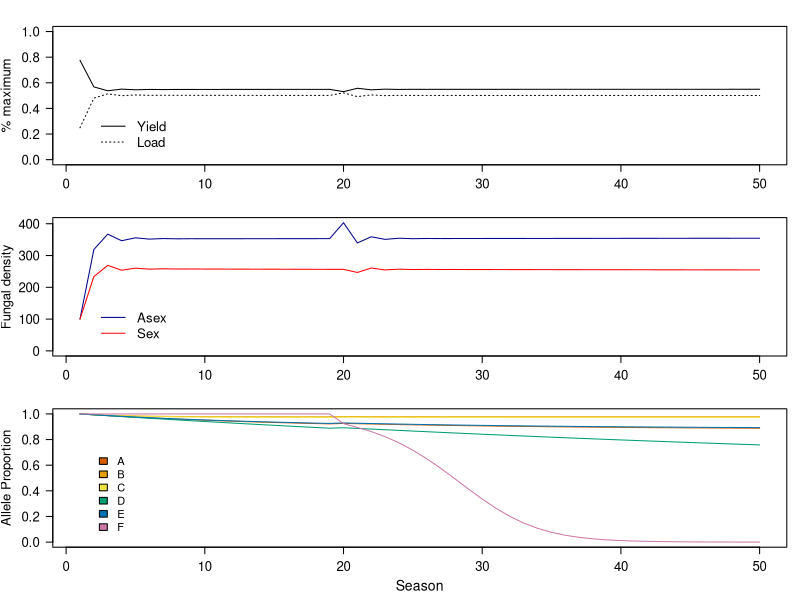
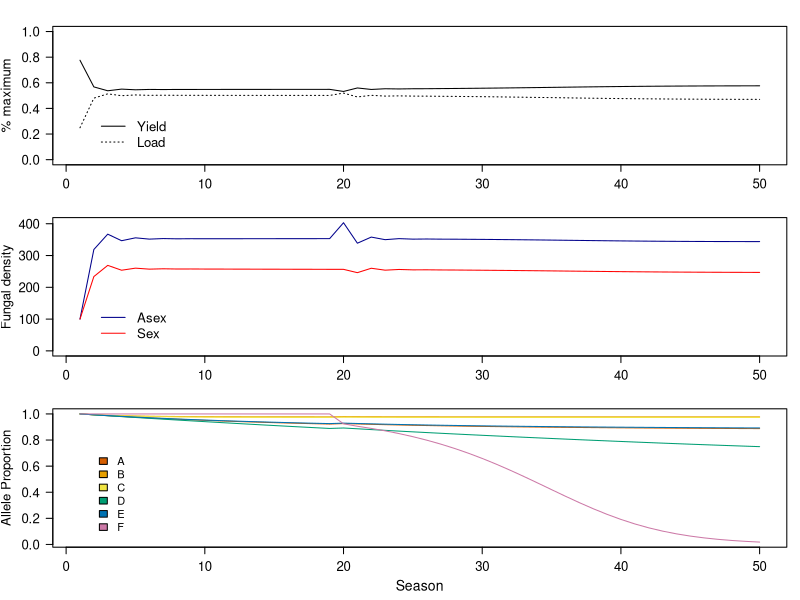
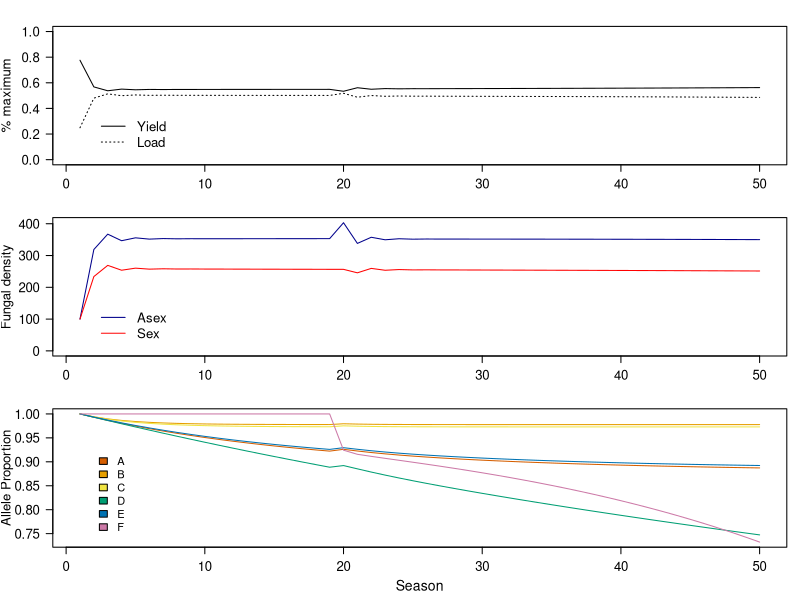
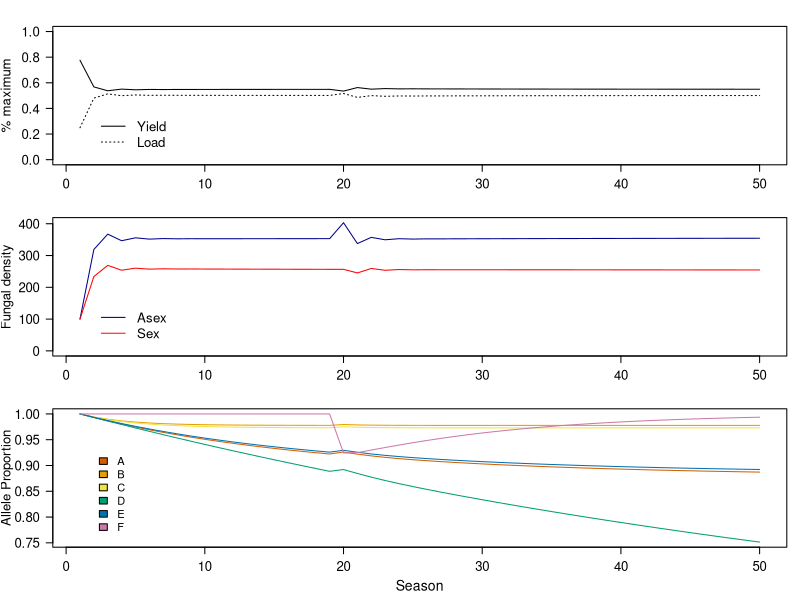
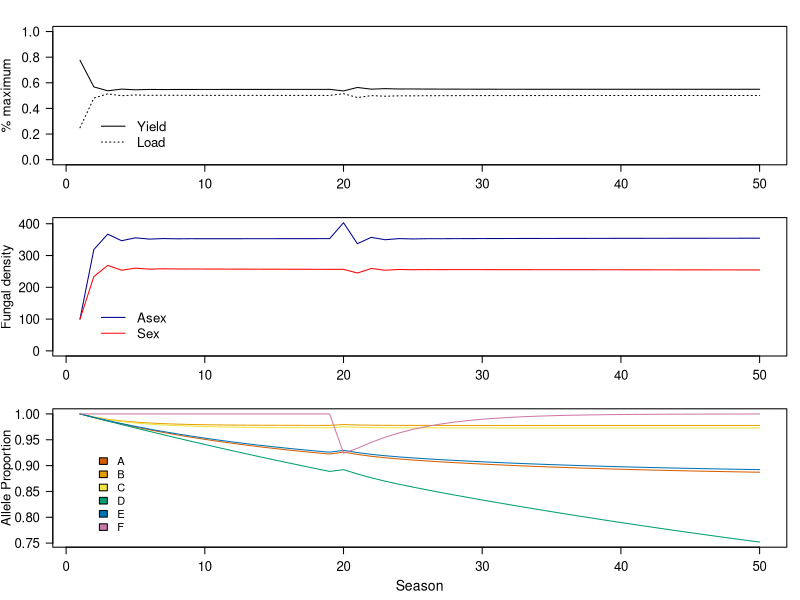
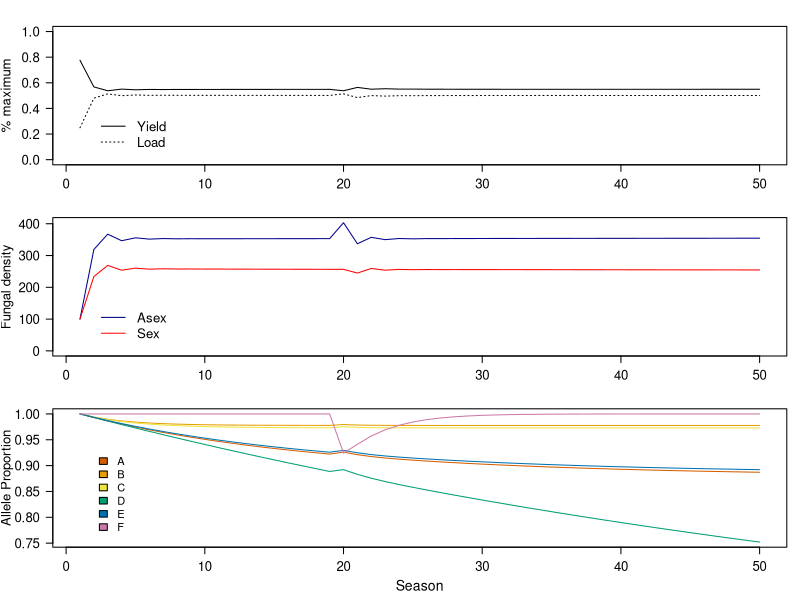
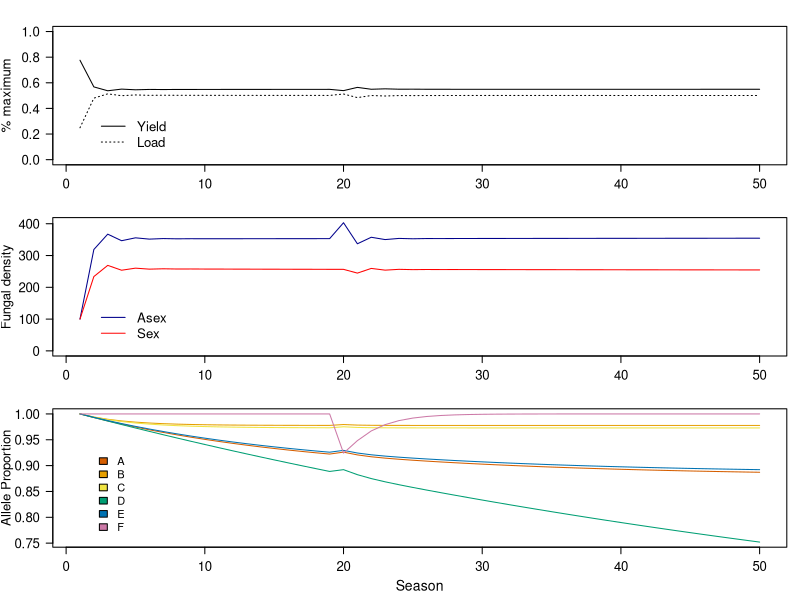
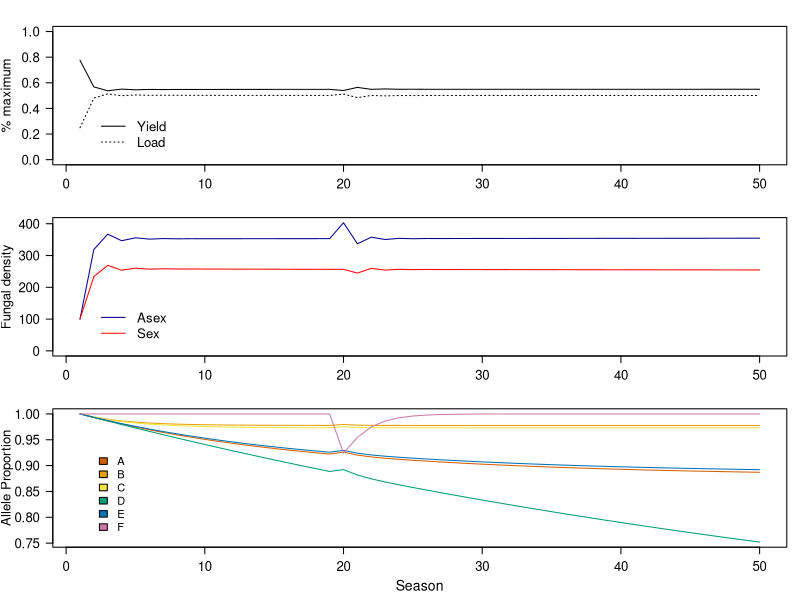

Recreate these plots in R, in order. (Note: this script raises an error after producing the figures.)
##A model of a fungal plant pathogen on a plant crop in a single field
##We will model uninfected (S), infected (I) plants using S and I to match SI model for epidemiology

##Code to run simulations in Garner, Alkemade and Barraclough 2026 'Evaluating the potential to control fungal plant pathogens using gene drive technology'

library(stringr)
library(fBasics)
library(data.table)

##------------------------------------------------------------------------------------------------------------
##Scenario
	scenario<-1

##matrix to store results in
	grand.res<-NULL

	params<-1:99
	yield_params<-matrix(NA,nrow=length(params),ncol=50)
	
	param_effect<-rep(seq(0,0.2,length.out=11),9)
	        
	param_sex<-c(rep(0.4,33),rep(0.9,66))
	param_sexresist<-c(rep(0.05,66),rep(0.85,33))
	param_selfish<-rep(rep(c(10,20,100),each=11),3)
	
for (param in params) {	

##1) Define parameter values 

##Total time to run the simulation
	nseasons<-50
##Maximum number of asexual generations completed on the crop plant each season
	ngens<-5
##Mutation Rate
	mut=c(mut_A=0.001,mut_B=0.001,mut_C=0.001,mut_D=0.001,mut_E=0.001,mut_F=0.00)
##Proportionate yield of infected plants
	Inf_Yield<-0.1
##Toggle whether to additionally plot the within-season dynamics for the final season - by default plots seasons
	plot.within.season<-FALSE

##Wild-type (ABCDEF) parameter values for asexual stages
	##A) Fecundity (Number of Offspring) in soil/debris in spring
	##B) Infection of plants
	##C) Growth on plants
	##D) Proportion of Sex Offspring at end of season
	##E) Winter Survival
	##F) Gene Drive locus

	wt.params<-c(Fecundity=1.3,Infection=0.9,Growth=1.5, Pro_sex=param_sex[param], Survival=0.9,Blank=1)
	wt.alleles<-c("A","B","C","D","E","F")

##Effects of antifungal control on parameter values = selection coefficient of WT in fungicide environment
	control_effect<-c(control_effect_A=0.2,control_effect_B=0.2,control_effect_C=0.2,control_effect_D=0.2,control_effect_E=0.2,control_effect_F=0.2)
##Efficacy of resistance, i.e. how close does resistance get proportionately to restoring original parameter value
	efficacy_resistance<-c(efficacy_resistance_A=0.01,efficacy_resistance_B=0.01,efficacy_resistance_C=0.01,efficacy_resistance_D=0.01,efficacy_resistance_E=0.01,efficacy_resistance_F=0.01) 
##Cost of resistance = selection coefficient of resistant allele in wildtype environment without fungicide
	cost_resistance<-c(cost_resistance_A=0.05,cost_resistance_B=0.05,cost_resistance_C=0.05,cost_resistance_D=param_sexresist[param],cost_resistance_E=0.05,cost_resistance_F=0.05) 
	
	my.model<-5
	
##Gene drive parameters - TIM ADDED INOCULUM SIZE OF GENE DRIVE SPORES
		gene_drive.params<- c(Lethality = 0.0 ,Selfishness = 20, Fecundity_Inhibition = 0.2, Infection_Inhibition = param_effect[param], Growth_Inhibition = 0.2, Sex_Inhibition = 0.2, Survival_Inhibition=0.2, Inoculum = 50)
   	
    ##NB Compare with Burt 2003, epsilon = Selfishness/(Selfishness+1), and Selfishness = epsilon/(1-epsilon)
	##Where epsilon is probability of F converted to f in Homing Endonuclease Gene
	##Selfishness = 9 equates to epsilon = 0.9, default used in Burt paper (10 = 0.91)
	##Selfishness = 20 equates to epsilon = 0.952381. (19 = epsilon 0.95)
	##Selfishness = 99 (or 100 rounding) equates to epsilon =0.99, cited as realistic high value in yeast in Burt


##Assigns when the prescribed control measure is applied
	gene_drive<-array(FALSE,dim=c(nseasons,1))
	fungicide<-array(1,dim=c(nseasons,ngens,5))	

##The set of possible models to consider
	model.choices<-c("No_control","One_Fungi_20","Two_Fungi_Simult","Two_Fungi_Alt","HaploidGeneDrive","DiploidGeneDrive","HaploidFungicide","DiploidFungicide")
##change my.model to select a model

	
	#my.model<-8
	which.model<-model.choices[my.model]

	## a) No control
	 if (which.model=="No_control") {
			}
			
	##Fungicide models from here

	## b) One fungicide, 20 seasons
	 if (which.model=="One_Fungi_20") {
	  which.seasons<-20:40
	  which.fungicide<-1
	  fungicide[which.seasons,, which.fungicide]<-2
    	 }
    	
   	##c) Two fungicides simultaneously
	 if (which.model=="Two_Fungi_Simult") {
	  which.seasons<-20:50
	  which.fungicide<-c(2,3)
	  fungicide[which.seasons,, which.fungicide]<-2
    	}   	

	## d) Alternating fungicides every 5 years
	 if (which.model=="Two_Fungi_Alt") {
	  which.fungicide<-c(2,3)
	  fungicide[c(20:24,30:34,40:44),, which.fungicide[1]]<-2
	  fungicide[c(20:24,30:34,40:44)+5,, which.fungicide[2]]<-2
    	}

	##Gene drive models from here

    ## e) Haploid gene drive - need to set lethality to 0, which parameter is affected and inhibition amount above.
     if (which.model=="HaploidGeneDrive") {
     	##Gene drive parameters - TIM ADDED INOCULUM SIZE OF GENE DRIVE SPORES
		gene_drive.params<- c(Lethality = 0.0 ,Selfishness = param_selfish[param], Fecundity_Inhibition = 0.2, Infection_Inhibition = param_effect[param], Growth_Inhibition = 0.2, Sex_Inhibition = 0.2, Survival_Inhibition=0.2, Inoculum = 50)
		##Selector for which stage the gene_drive is affecting in haploid model
		gene_drive_control<-c(2)
		##when is the gene drive started
		  gene_drive[20:nseasons]<-TRUE
    	}
 
    	
    ##f) Diploid gene drive -  need to set lethality to >0, e.g. 0.99 and inhibition parameters to zero.
  if (which.model=="DiploidGeneDrive") {
     	##Gene drive parameters - TIM ADDED INOCULUM SIZE OF GENE DRIVE SPORES
		gene_drive.params<- c(Lethality = 0.99 ,Selfishness = 20, Fecundity_Inhibition = 0.0, Infection_Inhibition = 0.0, Growth_Inhibition = 0.0, Sex_Inhibition = 0.0, Survival_Inhibition=0.0, Inoculum = 50)
		##Selector for which stage the gene_drive is affecting in haploid model - REQUIRED BUT NOT USED IN THIS VERSION
		gene_drive_control<-c(2)		  
		gene_drive[20:nseasons]<-TRUE
    	}
    
	## g) Haploid gene drive plus one fungicide
   	if (which.model=="HaploidFungicide") {
    	##Gene drive parameters - TIM ADDED INOCULUM SIZE OF GENE DRIVE SPORES
		gene_drive.params<- c(Lethality = 0.0 ,Selfishness = 20, Fecundity_Inhibition = 0.2, Infection_Inhibition = 0.2, Growth_Inhibition = 0.2, Sex_Inhibition = 0.2, Survival_Inhibition=0.2, Inoculum = 50)
		##Selector for which stage the gene_drive is affecting in haploid model
		gene_drive_control<-c(2)
		##when is the gene drive started
		  gene_drive[20:nseasons]<-TRUE
	  		which.seasons<-20:40
	  		which.fungicide<-c(3)
	  		fungicide[which.seasons,, which.fungicide]<-2
    	}
    	
     ##h) Diploid gene drive + fungicide
  if (which.model=="DiploidFungicide") {
     	##Gene drive parameters - TIM ADDED INOCULUM SIZE OF GENE DRIVE SPORES
		gene_drive.params<- c(Lethality = 0.99 ,Selfishness = 20, Fecundity_Inhibition = 0.0, Infection_Inhibition = 0.0, Growth_Inhibition = 0.0, Sex_Inhibition = 0.0, Survival_Inhibition=0.0, Inoculum = 50)
		##Selector for which stage the gene_drive is affecting in haploid model - REQUIRED BUT NOT USED IN THIS VERSION
		gene_drive_control<-c(2)		  
		gene_drive[20:nseasons]<-TRUE
			which.fungicide<-c(2)
	  		fungicide[which.seasons,, which.fungicide]<-2
    	}
   	
    
#----------------------------------------------------------------------------------------------------------------

##2) Construct the mutation table

##TIM JAN 2026- rearranged order of some lines as wasn't working from cold
	Genotype.combos<-expand.grid(c(0,1),c(0,1),c(0,1),c(0,1),c(0,1),c(0,1))
	Genotype.ids<-apply(expand.grid(c("A","a"),c("B","b"),c("C","c"),c("D","d"),c("E","e"),c("F","f")),1,function(x) paste(x,collapse=""))
	##Set up mutation matrix
	mut.list<-list()
	for (i in (1:6)) {
	  mut.list[[i]]<-outer(substring(Genotype.ids,i,i),substring(Genotype.ids,i,i),"==")
	  mut.list[[i]][mut.list[[i]]]<-(1-mut[i])
	  mut.list[[i]][!mut.list[[i]]]<-mut[i]
	}
	mut.matrix<-mut.list[[1]]*mut.list[[2]]*mut.list[[3]]*mut.list[[4]]*mut.list[[5]]*mut.list[[6]]
	

#-----------------------------------------------------------------------------------------
		
##3) Build the parameter array for asexual steps, initially with wildtype values
	##Each matrix in the array contains the associated coefficients for each different locus
	Asex.params<-array(dim=c(2,length(Genotype.ids),length(wt.params)))
	dimnames(Asex.params)[[1]]<-c("None","Control")
	##Row 1 = values when fungicide for that life stage is absent
	##Row 2 = values when fungicide for that life stage is present
	dimnames(Asex.params)[[2]]<-Genotype.ids
	##Columns = each genotype in Genotype.ids
	dimnames(Asex.params)[[3]]<-names(wt.params)
	for (i in (1:length(wt.params))) {Asex.params[,,i]<-wt.params[i]
	Asex.params[1,!grepl(wt.alleles[i],Genotype.ids,fixed=TRUE),i]<-wt.params[i]*(1-cost_resistance[i])}
	for (i in (1:5)) {
	  Asex.params[2, grepl(wt.alleles[i],Genotype.ids,fixed=TRUE),i]<-wt.params[i]*(1-control_effect[i])  
	  ##Values for wild-type allele: first number = value without control, second number = value with control
	  Asex.params[2, !grepl(wt.alleles[i],Genotype.ids,fixed=TRUE),i]<-wt.params[i]*(1-efficacy_resistance[i])    
	  ##Values for alternative/resistant allele: first number = value without control, second number = value with control
	}

##Alter the parameters based on any gene drive effects on haploid life-cycle
	if (any(gene_drive)) {
		for (i in gene_drive_control) {
	  Asex.params[, grepl("f",Genotype.ids,fixed=TRUE),i]<-Asex.params[, grepl("f",Genotype.ids,fixed=TRUE),i]*c(1-gene_drive.params[i+2],1-gene_drive.params[i+2])
	} #Reduces the fitness for the chosen gene_driven effects
	}
	
##Build parameter array for sexual spores
	Sex.params<-Asex.params
	##Currently we assume survival is proportionately higher and fecundity is proportionately lower, irrespective of control
	##TIM JAN 2026- need to think about justification for this a bit, but in any case, 
	##could change so there is a trade-off between survival and fecundity but no net benefit, 
	##plus avoid >100% survival sexual spores, hence i.e. changed to 0.909 and 1.1 to work with defaults. 
	sex_effects<-c(1/1.1,1,1,1,1.1,1)
	Sex.params<-sweep(Sex.params,MARGIN=3,STATS=sex_effects,FUN="*")

#----------------------------------------------------------------

##4) Calculate the random mating and gamete table for sexual reproduction

	alleles<-list()
	for (i in (1:6)) {
	  alleles[[i]]<-strsplit(outer(substring(Genotype.ids,i,i),substring(Genotype.ids,i,i),paste)," ")}
	
	count.genotypes<-function(x) {
	  genos<-outer(alleles[[1]][[x]],alleles[[2]][[x]],paste)
	  genos<-gsub(" ","",as.vector(outer(genos,alleles[[3]][[x]],paste)))
	  genos<-gsub(" ","",as.vector(outer(genos,alleles[[4]][[x]],paste)))
	  genos<-gsub(" ","",as.vector(outer(genos,alleles[[5]][[x]],paste)))
	  genos<-gsub(" ","",as.vector(outer(genos,alleles[[6]][[x]],paste)))
	  return(Genotype.ids%in%genos/sum(Genotype.ids%in%genos))}
	
	RM.table<-t(simplify2array(lapply(1:length(alleles[[1]]),count.genotypes)))
	colnames(RM.table)<-Genotype.ids
	
	allele.array<-array(unlist(alleles),dim=c(2,length(alleles[[1]]),length(alleles)))
	rownames(RM.table)<-paste(apply(allele.array[1,,],1,function(x) paste(x,collapse="")),".",
	                          apply(allele.array[2,,],1,function(x) paste(x,collapse="")),sep="")
	
	##4b) Gene drive alterations to the mating table
	#Rescales f columns to have a greater proportion from sexual reproduction
	RM.table[,grepl("f",Genotype.ids,fixed=TRUE)]<- gene_drive.params["Selfishness"]*RM.table[,grepl("f",Genotype.ids,fixed=TRUE)]
	#Renormalises the table to ensure all rowsums
	RM.table<-RM.table/apply(RM.table,1,sum)
	#Applies lethality to the 'ff' haploids if applicable
	RM.table[str_count(rownames(RM.table),"f")==2,]<-(1-gene_drive.params["Lethality"]^2)*RM.table[str_count(rownames(RM.table),"f")==2,]
	##N.B. For consistency with literature the scalar is 1-e^2 as opposed to simply just redefining the scalar

#---------------------------------------------------------------------------------------------------------

##5) Assign initial values

	##Initial Crop and spore Densities across genotypes
	Initial_Crop<-10000
	#Initial_Spore_Asex<-rep(1.00,length(Genotype.ids))
	#Initial_Spore_Asex[33:64]<-0.0001
	##TIM CHANGED 2026 - start with 100% wild-type alleles
	Initial_Spore_Asex<-rep(0,length(Genotype.ids))
	Initial_Spore_Asex[1]<-100
	Initial_Spore_Sex<-Initial_Spore_Asex
	names(Initial_Spore_Asex)<-Genotype.ids
	names(Initial_Spore_Sex)<-Genotype.ids
##Records of Yield, Load and Spores
	Yield<-array(NA,nseasons)
	Load<-array(NA,nseasons)
	Asex_spores<-matrix(NA,nrow=nseasons,ncol=2^6)
	Sex_spores<-matrix(NA,nrow=nseasons,ncol=2^6)

##Set-up for season 1 from some hypothetical YEAR 0
	 N_Asex <- Initial_Spore_Asex
	 N_Sex<-Initial_Spore_Sex
	  
#--------------------------------------------------------------------------------------------

##6) Run model - step through a set of discrete life stages of fungus within each loop of a yearly cycle##
 
 ##array to plot example of within season dynamics in final season
 within_season<-matrix(NA,nrow=31,ncol=6)
 colnames(within_season)<-c("S","I","Nasex","Nsex","Stage","Gen")

##Start of season loop
 
for (season in (1: nseasons)) {

##A) Start of the year, new field of crop planted, initially all uninfected
	#print(season)
	S<-Initial_Crop
	I<-0
	
	within_season[1,]<-c(S,I,sum(N_Asex),sum(N_Sex),1,1)
	
	#Builds the fungicide set-up for the year
	
	#Sets up the gene_drive if it is enabled for this season TIM ALTERRED 2026 - NOT SURE WHY DOING THIS EVERY LOOP
		##INSTEAD, JUST NEED TO INTRODUCE f ALLELES AT START OF GENE DRIVE
	if (any(gene_drive)){
		if (season == which(gene_drive)[1]) {
		
		N_Asex["ABCDEf"]<-gene_drive.params["Inoculum"]
		
	  #Resets the parameter array
	  #for (i in (1:length(wt.params))) {Asex.params[,,i]<-wt.params[i]
	  	##CHECK HERE - NOT SURE IT IS RIGHT
	  #Asex.params[1,!grepl(wt.alleles[i],Genotype.ids,fixed=TRUE),i]<-wt.params[i]*(1-cost_resistance[i])}
	  #Now applies the fungicide effects
	  #for (i in 1:6) {
	  #  Asex.params[2, grepl(wt.alleles[i],Genotype.ids,fixed=TRUE),i]<-wt.params[i]*(1-control_effect[i])  
	  #  Asex.params[2, !grepl(wt.alleles[i],Genotype.ids,fixed=TRUE),i]<-wt.params[i]*(1-efficacy_resistance[i])}
  	#for (i in gene_drive_control) {
  	 # Asex.params[, grepl("f",Genotype.ids,fixed=TRUE),i]<-Asex.params[, grepl("f",Genotype.ids,fixed=TRUE),i]*c(1-#gene_drive.params[i+2],1-gene_drive.params[i+2])
  	#}
  	
	}
	}
	#Finally sets up the sexual spore parameters - TIM 2026, DON'T NEED THIS?
	#Sex.params<-Asex.params
	#Sex.params<-sweep(Sex.params,MARGIN=3,STATS=sex_effects,FUN="*")
	
	##Record numbers of spores after first planting 
	Asex_spores[season,]<-N_Asex
	Sex_spores[season,]<-N_Sex
	#print(N_Asex)
	#print(N_Sex) 
	
##B) Spores produced by surviving fungal material from the previous year
	N_Asex <- N_Asex * Asex.params[fungicide[season,1,1],,"Fecundity"]
	N_Sex  <- N_Sex  *  Sex.params[fungicide[season,1,1],,"Fecundity"] #Modeled as directly proportional

#Mutation of spores as they reproduce
 	N_Asex <- as.vector(N_Asex%*%mut.matrix)
 	N_Sex <- as.vector(N_Sex%*%mut.matrix)

##TIM JAN 2026- I think we should combine all the spores here for infection
##				otherwise density-dependence is not working properly (each infects more than should
##				if combined together), and no legacy of origin of spores by this stage.

	N_Asex <- N_Asex + N_Sex

	within_season[2,]<-c(S,I,sum(N_Asex),0,1,2)


##C) Initial Infections from the soil 
	#Modeled as proportional to spore density and number of uninfected crops
	
	I_Asex <- N_Asex * Asex.params[fungicide[season,1,2],,"Infection"] * S / (S + I)   ## or S/(S + I) to match SIR models
	## COMMENT OUT JAN 2026 I_Sex <- N_Sex * Sex.params[fungicide[season,1,2],,"Infection"] * S/(S + I)   ## or S/(S + I) to match SIR models
	# Calculates the new infections
	
	New_I<- I_Asex #Genotype array of the new infections
	I <- sum(New_I) #Total number of new infections
	S <- S - I #Remaining healthy crop
	
	within_season[3,]<-c(S,I, sum(New_I),0,2,3)

	
##D) Asexual sporulation and infection generations occur as fungus spreads on the crop

##WITHIN THIS LOOP ASSUME THAT ALL REPRODUCTION IS ASEXUAL - SO NO SEXUAL SPORES FORMED DURING THE GEN LOOP OR PRESENT AT THIS TIME
##NEED PARAMETER/FITNESS THAT DEPENDS ON PRESENCE/ABSENCE OF CONTROL MEASURE, SO CAN TOGGLE ON/OFF OR ALTERNATE 

for (gen in (1:ngens)) {
#Production of new spores per infected plant
	N_Asex <- New_I * Asex.params[fungicide[season,gen,3],,"Growth"]
#Mutation of spores as they reproduce
 	N_Asex <- as.vector(N_Asex%*%mut.matrix)
	
#New infections arise from asexual spores	
  New_I <- N_Asex * Asex.params[fungicide[season,gen,2],,"Infection"] * S/(S + I)   ## or S/(S + I) to match SIR models
	I <- I + sum(New_I)
	S <- S - sum(New_I)
	
	within_season[3+gen,]<-c(S,I, sum(New_I),0,3,3+gen)

	
	} ##end of generations loop
	
	##No need to update these during the Asexual generations, but still need the correct values for the fungicide state at the end 
	Sex.params<-Asex.params
	Sex.params<-sweep(Sex.params,MARGIN=3,STATS=sex_effects,FUN="*")
##E) Crop Harvesting and Load Recording

	Yield[season]<- S + Inf_Yield * I
	Load[season]<-I/Initial_Crop
	
	within_season[3+ngens+1,]<-c(0,0, sum(New_I),0,4,3+ngens+1)

	
##F) Some fungal material produced by last infection cycle overwinters as sexual or as asexual, depending on genotype

	N_Asex <- New_I * (1-Asex.params[fungicide[season,ngens,4],,"Pro_sex"])
	N_Sex <- New_I * (Asex.params[fungicide[season,ngens,4],,"Pro_sex"])
	
	within_season[3+ngens+2,]<-c(0,0, sum(N_Asex),sum(N_Sex),5,3+ngens+2)

	
##G) Sexual Reproduction at the end of the season
#N.B Final sum of density will be same, but ratios of genotypes could change within N_Sex
	
	tmp.Sex_Spore.prop<-N_Sex%o%N_Sex
	tmp.Sex_Spore.prop<-tmp.Sex_Spore.prop/sum(tmp.Sex_Spore.prop)
	Sex_Spore.prop<-colSums(RM.table*as.vector(tmp.Sex_Spore.prop))
	N_Sex<-sum(N_Sex)* Sex_Spore.prop
##Mutations occur during spore formation 
 	N_Sex <- as.vector(N_Sex%*%mut.matrix)	

 	N_Asex <- as.vector(N_Asex%*%mut.matrix)	

##H) Over-winter survival  
	
 	N_Asex <- N_Asex * Asex.params[fungicide[season,ngens,5],,"Survival"]  
 	N_Sex <- N_Sex * Sex.params[fungicide[season,ngens,5],,"Survival"] #Currently modelled as directly proportional
 	
 	names(N_Asex)<-Genotype.ids 
 	names(N_Sex)<-Genotype.ids 
 	
 	within_season[3+ngens+3,]<-c(0,0, sum(N_Asex),sum(N_Sex),6,3+ngens+3)
 		  	
	} ##end of season loop

##add column names
colnames(Asex_spores)<-Genotype.ids
colnames(Sex_spores)<-Genotype.ids

#------------------------------------------------------------------------------------------------------------

##7) PLOT DENSITIES AND ALLELE FREQUENCIES	

##set color-blind palette for loci
col.pal<-c("#D55E00","#E69F00","#F0E442","#009E73","#0072B2","#CC79A7")
cx<-1.2

##Make filename so that keep figures for different versions
tmp<-""
if (exists("which.fungicide")&(max(fungicide)==2)) tmp<-paste0(".",paste0(which.fungicide,collapse=""))
if (exists("gene_drive_control")&any(gene_drive)) tmp<-paste0(tmp,".", paste0( gene_drive_control,collapse=""))

file.name<-paste0("Figures/Model",my.model,"_param",param,tmp,".pdf")

pdf(file=file.name,height=5.5,width=2.5)

par(mfcol=c(3,1),mar=c(2,4,2,1),oma=c(2,0,0,0))

##PLOT OVER SEASONS
comb.spores<-Asex_spores+ Sex_spores
plot(Yield/Initial_Crop,type="l",main="",xlab='Season',ylab="% maximum",las=1,ylim=c(0,1),cex.axis= cx,cex.lab= cx)
lines(Load,type="l",main="Load",xlab='Season',las=1,lty=3)
legend("bottomleft", bty="n",inset=.05, legend=c("Yield","Load"),lty=c(1,3),cex= cx)
plot(rowSums(Asex_spores),ylim=c(0,max(c(rowSums(Asex_spores),rowSums(Sex_spores)))),col="darkblue",type="l",ylab="Fungal density",main="",xlab='Season',las=1,cex.axis= cx,cex.lab= cx)
lines(rowSums(Sex_spores),col="red")
legend("bottomleft", bty="n",inset=.05,legend=c("Asex","Sex"),col=c('darkblue','red'),lty=1,cex= cx)
##combine genotype counts of asexual and sexual spores
##CALCULATE AND PLOT ALLELE FREQUENCES
allele.freqs<-matrix(NA,nrow=nseasons,ncol=length(wt.alleles))
for (i in (1:length(wt.alleles))) {
  allele.freqs[,i]<-rowSums(comb.spores[,grepl(wt.alleles[i],colnames(comb.spores))])/rowSums(comb.spores)
}
dimnames(allele.freqs)[[2]]<-wt.alleles
matplot(allele.freqs,type="l",lty=1,las=1,main="",col=col.pal,xlab='Season',ylab='Allele Proportion',cex.axis=cx,cex.lab=cx)
legend("bottomleft", bty="n",inset=.05,legend=wt.alleles,fill=col.pal,horiz=FALSE)
mtext(text = "Season",side=1,line=2.5,cex=0.7*cx)

dev.off()


# 7a) Optional, needs switching on - PLOT WITHIN SEASON


file.name2<-gsub("Model","WithinSeason",file.name)

if (plot.within.season) {

  pdf(file= file.name2, height=5.5,width=2.5)
  
  par(mfcol=c(3,1),mar=c(2,4,2,1),oma=c(2,0,0,0))
  matplot(within_season[1:11,1:2],type="s",ylab="Plant Density",xlab="step",main="",col=1,lty=c(1,3),xaxt="n",cex.axis=cx,cex.lab=cx)
  legend("topright", bty="n",inset=.05,legend=c("Susceptible","Infected"),lty=c(1,3))
  polygon(c(1,2,2,1),c(0,0,max(within_season[1:11,1:2])*1.1, max(within_season[1:11,1:2]))*1.1,col=gray(0.5,0.1),border=NA)
  polygon(c(3,8,8,3),c(0,0,max(within_season[1:11,1:2])*1.1, max(within_season[1:11,1:2]))*1.1,col=gray(0.5,0.1),border=NA)
  polygon(c(9,10,10,9),c(0,0,max(within_season[1:11,1:2])*1.1, max(within_season[1:11,1:2]))*1.1,col=gray(0.5,0.1),border=NA)
  mtext(text=1:6,at=c(1.5,2.5,5.5,8.5,9.5,10.5),side=1,line=0.2,cex=0.7*cx)
  mtext(text="Stage",side=1,line=1.2,cex=0.7*cx)
  
  matplot(within_season[1:11,3:4],type="s",ylab="Fungal Density",xlab="step",main="",col=c("darkblue","red"),lty=1,xaxt="n",cex.axis=cx,cex.lab=cx)
  legend("center", bty="n",inset=.05, legend=c("Asex","Sex"),col=c('darkblue','red'),lty=1,cex=cx)
  polygon(c(1,2,2,1),c(0,0,max(within_season[1:11,3:4])*1.1, max(within_season[1:11,3:4]))*1.1,col=gray(0.5,0.1),border=NA)
  polygon(c(3,8,8,3),c(0,0,max(within_season[1:11,3:4])*1.1, max(within_season[1:11,3:4]))*1.1,col=gray(0.5,0.1),border=NA)
  polygon(c(9,10,10,9),c(0,0,max(within_season[1:11,3:4])*1.1, max(within_season[1:11,3:4]))*1.1,col=gray(0.5,0.1),border=NA)
  mtext(text=1:6,at=c(1.5,2.5,5.5,8.5,9.5,10.5),side=1,line=0.2,cex=0.7*cx)
  mtext(text="Stage",side=1,line=1.2,cex=0.7*cx)
  
  ##check fungal densities include value immediately prior to asex/sex reproduction
  ##add generations/stages to the plot instead of steps
  dev.off()

}

yield_params[param,20:50]<-Yield[20:50]/Initial_Crop

#----
##CALCULATE EQUILIBRIUM SOLUTIONS FOR ECOLOGICAL CASE

##Tried doing this in SageMath - but it failed to find a solution for Nasex at equilibrium. 

#-------------------------------------------------------------------------------------------------------------------
##SUMMARY STATISTICS

Jumps<-c(0)
Behaviour<-array(dim=c(nseasons,3))
for (i in 2:(nseasons)){Jumps[i]<-(Yield[i]-Yield[i-1])}

##Behaviour Categorising - Cycles, Spikes, Converged, Decreasing
for (i in 2:nseasons) {
  if (abs(Jumps[i])<2) {Behaviour[i,1]<-'Converged'}
  if (Jumps[i]>2) {Behaviour[i,1]<-'Increasing'}
  if (Jumps[i]< -2) {Behaviour[i,1]<-'Decreasing'}
  if ((Jumps[i]*Jumps[i-1])<0) {Behaviour[i,2]<-'Cyclic'}
  else {Behaviour[i,2]<-'Monotone'}
  if (abs(Jumps[i])>2000) {Behaviour[i,3]<-'Spike'}
}

Data <- data.frame(yield = Yield,
                   differences = Jumps,
                   load = Load,
                   behaviour = Behaviour,
                   asex_total = rowSums(Asex_spores),
                   sex_total = rowSums(Sex_spores),
                   asex_Densities = Asex_spores,
                   sex_Densities = Sex_spores,
                   allele_Freqs = allele.freqs,
                   
                   row.names = 1:nseasons)
Summary_Data<-basicStats(Data[c('yield','load','asex_total','sex_total')])[c("Mean","Minimum","Maximum","Stdev"),]
#matplot(frollmean(Data[,"yield"],2),type="l",lty=1,main="Yield Rolling Avg",ylabel='Two step average')

Data[c('asex_Densities.ABCDEf','sex_Densities.ABCDEf','asex_Densities.ABCDEF','sex_Densities.ABCDEF')]
##Parameter Summary

Parameters <- data.frame(Mutation_Rates = mut,
                         W.T.Parameters = wt.params,
                         Sexual_Effects = sex_effects,
                         Gene_Drive_Effects = gene_drive.params[3:8],
                         Costs = cost_resistance,
                         Efficacies = efficacy_resistance,
                         Control_Effects = control_effect,
                         row.names= wt.alleles)
    Parameters<-Parameters[1:5,]
    Parameters<-Parameters[,-4]
                         

yield_res<-c(pre_yield= mean(Yield[5:20]), peak_yield= max(Yield[5:20]), yield_40=Yield[40], yield_50=Yield[50],mean_21_40=mean(Yield[21:40]), mean_41_50=mean(Yield[41:50]), mean_21_50=mean(Yield[21:50]))/Initial_Crop

Gene_drive<-array(0,5)
if (any(gene_drive)) {Gene_drive[gene_drive_control]<-1}
names(Gene_drive)<-paste0("GeneDrive_",1:5)

##set to NA for any that weren't used
gene_drive.params[(3:7)[which(Gene_drive==0)]]<-NA

Fungi_cont<-array(0,5)
if (any(fungicide==2)) {Fungi_cont[which.fungicide]<-1}
names(Fungi_cont)<-paste0("Fungicide_",1:5)

##set to NA for any that weren't used
Parameters[which(Fungi_cont==0),5:6]<-NA

##pull out allele frequencies at these seasons
allele.freqs20<-allele.freqs[20,]
names(allele.freqs20)<-paste("Freq20_",colnames(allele.freqs),sep="")
allele.freqs40<-allele.freqs[40,]
names(allele.freqs40)<-paste("Freq40_",colnames(allele.freqs),sep="")
allele.freqs50<-allele.freqs[50,]
names(allele.freqs50)<-paste("Freq50_",colnames(allele.freqs),sep="")

##single line summary of results
res<-c(scenario=scenario,model=my.model,unlist(Parameters),Fungi_cont,Num_fung=sum(Fungi_cont),gene_drive.params, Gene_drive,Num_drive=sum(Gene_drive),Infection_Yield=Inf_Yield,Number_of_Generations=ngens,
	yield_res, allele.freqs20 , allele.freqs40 ,allele.freqs50)
res<-t(res)

grand.res<-rbind(grand.res,res)

}  ##end my.model loop

	file.name4<-paste0("Figures/Model",my.model,"_params",tmp,".pdf")
	
	pdf(file=file.name4,height=6,width=6)
	
	par(mfcol=c(3,3),mar=c(2,2,2,1),oma=c(3,3,0,0),xpd=NA)
	
	##Mainly asex
	
	subs<-(param_sex==0.4)&(param_selfish==10)
	plot(param_effect[subs],1-grand.res[subs,"Freq50_F"],ylab="Frequency drive allele",xlab="",type="l",las=1,cex.axis=cx,cex.lab=cx,lty=3)
	subs<-(param_sex==0.4)&(param_selfish==20)
	lines(param_effect[subs],1-grand.res[subs,"Freq50_F"],type="l",lty=2)
	subs<-(param_sex==0.4)&(param_selfish==100)
	lines(param_effect[subs],1-grand.res[subs,"Freq50_F"],type="l",lty=1)

	subs<-(param_sex==0.4)&(param_selfish==10)
	plot(param_effect[subs],grand.res[subs,"mean_21_50"],ylim=c(0.5,1.0),ylab="% Yield",xlab="",type="l",las=1,cex.axis=cx,cex.lab=cx,lty=3)
	subs<-(param_sex==0.4)&(param_selfish==20)
	lines(param_effect[subs],grand.res[subs,"mean_21_50"],type="l",lty=2)
	subs<-(param_sex==0.4)&(param_selfish==100)
	lines(param_effect[subs],grand.res[subs,"mean_21_50"],type="l",lty=1)
	legend("left", bty="n",inset=.05,legend=c("100x","20x","10x"),lty=c(1:3),cex=cx)

	subs<-(param_sex==0.4)&(param_selfish==10)
	plot(param_effect[subs],grand.res[subs,"Freq50_D"],ylim=c(0,1.0),ylab="Frequency sex allele",xlab="q (effect on infection rate)",type="l",las=1,cex.axis=cx,cex.lab=cx,lty=3)
	subs<-(param_sex==0.4)&(param_selfish==20)
	lines(param_effect[subs],grand.res[subs,"Freq50_D"],type="l",lty=2)
	subs<-(param_sex==0.4)&(param_selfish==100)
	lines(param_effect[subs],grand.res[subs,"Freq50_D"],type="l",lty=1)

	##Mainly sex
	
	subs<-(param_sex==0.9)&(param_selfish==10)&(param_sexresist==0.05)
	plot(param_effect[subs],1-grand.res[subs,"Freq50_F"],ylab="",xlab="",type="l",las=1,cex.axis=cx,cex.lab=cx,lty=3)
	subs<-(param_sex==0.9)&(param_selfish==20)&(param_sexresist==0.05)
	lines(param_effect[subs],1-grand.res[subs,"Freq50_F"],type="l",lty=2)
	subs<-(param_sex==0.9)&(param_selfish==100)&(param_sexresist==0.05)
	lines(param_effect[subs],1-grand.res[subs,"Freq50_F"],type="l",lty=1)
	
	subs<-(param_sex==0.9)&(param_selfish==10)&(param_sexresist==0.05)
	plot(param_effect[subs],grand.res[subs,"mean_21_50"],ylim=c(0.5,1.0),ylab="",xlab="",type="l",las=1,cex.axis=cx,cex.lab=cx,lty=3)
	subs<-(param_sex==0.9)&(param_selfish==20)&(param_sexresist==0.05)
	lines(param_effect[subs],grand.res[subs,"mean_21_50"],type="l",lty=2)
	subs<-(param_sex==0.9)&(param_selfish==100)&(param_sexresist==0.05)
	lines(param_effect[subs],grand.res[subs,"mean_21_50"],type="l",lty=1)

	subs<-(param_sex==0.9)&(param_selfish==10)&(param_sexresist==0.05)
	plot(param_effect[subs],grand.res[subs,"Freq50_D"],ylim=c(0,1.0),ylab="",xlab="q (effect on infection rate)",type="l",las=1,cex.axis=cx,cex.lab=cx,lty=3)
	subs<-(param_sex==0.9)&(param_selfish==20)&(param_sexresist==0.05)
	lines(param_effect[subs],grand.res[subs,"Freq50_D"],type="l",lty=2)
	subs<-(param_sex==0.9)&(param_selfish==100)&(param_sexresist==0.05)
	lines(param_effect[subs],grand.res[subs,"Freq50_D"],type="l",lty=1)

	##Mainly sex
	
	subs<-(param_sex==0.9)&(param_selfish==10)&(param_sexresist==0.85)
	plot(param_effect[subs],1-grand.res[subs,"Freq50_F"],ylab="",xlab="",type="l",las=1,cex.axis=cx,cex.lab=cx,lty=3)
	subs<-(param_sex==0.9)&(param_selfish==20)&(param_sexresist==0.85)
	lines(param_effect[subs],1-grand.res[subs,"Freq50_F"],type="l",lty=2)
	subs<-(param_sex==0.9)&(param_selfish==100)&(param_sexresist==0.85)
	lines(param_effect[subs],1-grand.res[subs,"Freq50_F"],type="l",lty=1)
	
	subs<-(param_sex==0.9)&(param_selfish==10)&(param_sexresist==0.85)
	plot(param_effect[subs],grand.res[subs,"mean_21_50"],ylim=c(0.5,1.0),ylab="",xlab="",type="l",las=1,cex.axis=cx,cex.lab=cx,lty=3)
	subs<-(param_sex==0.9)&(param_selfish==20)&(param_sexresist==0.85)
	lines(param_effect[subs],grand.res[subs,"mean_21_50"],type="l",lty=2)
	subs<-(param_sex==0.9)&(param_selfish==100)&(param_sexresist==0.85)
	lines(param_effect[subs],grand.res[subs,"mean_21_50"],type="l",lty=1)
	
	subs<-(param_sex==0.9)&(param_selfish==10)&(param_sexresist==0.85)
	plot(param_effect[subs],grand.res[subs,"Freq50_D"],ylim=c(0,1.0),ylab="",xlab="q (effect on infection rate)",type="l",las=1,cex.axis=cx,cex.lab=cx,lty=3)
	subs<-(param_sex==0.9)&(param_selfish==20)&(param_sexresist==0.85)
	lines(param_effect[subs],grand.res[subs,"Freq50_D"],type="l",lty=2)
	subs<-(param_sex==0.9)&(param_selfish==100)&(param_sexresist==0.85)
	lines(param_effect[subs],grand.res[subs,"Freq50_D"],type="l",lty=1)
	
		
	dev.off()
	
	
	#file.name3<-paste0("Scenario",scenario,".csv")

write.csv(grand.res,file="HaploidGeneDrive.csv",row.names=F)
